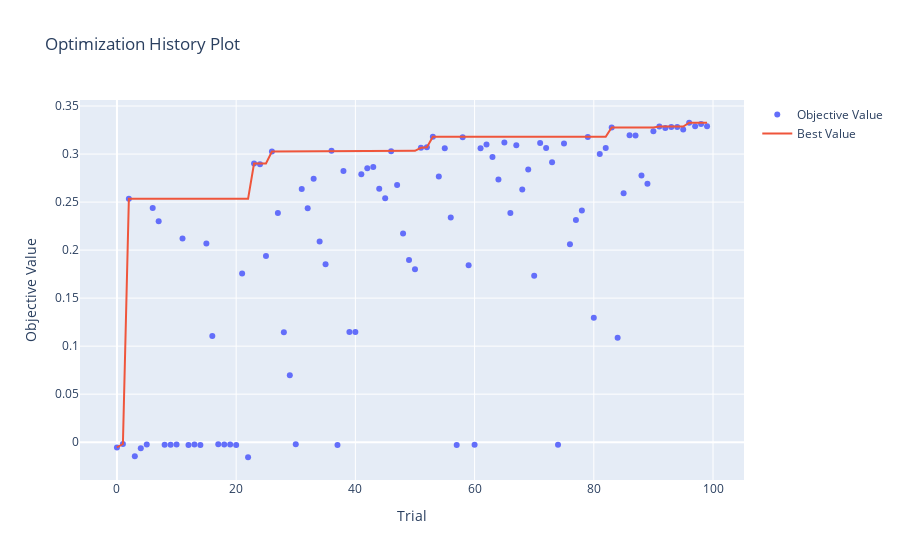

The notebook cell saved with this chart:
### Code cell
# Plot optimization history
plot_optimization_history(study)
